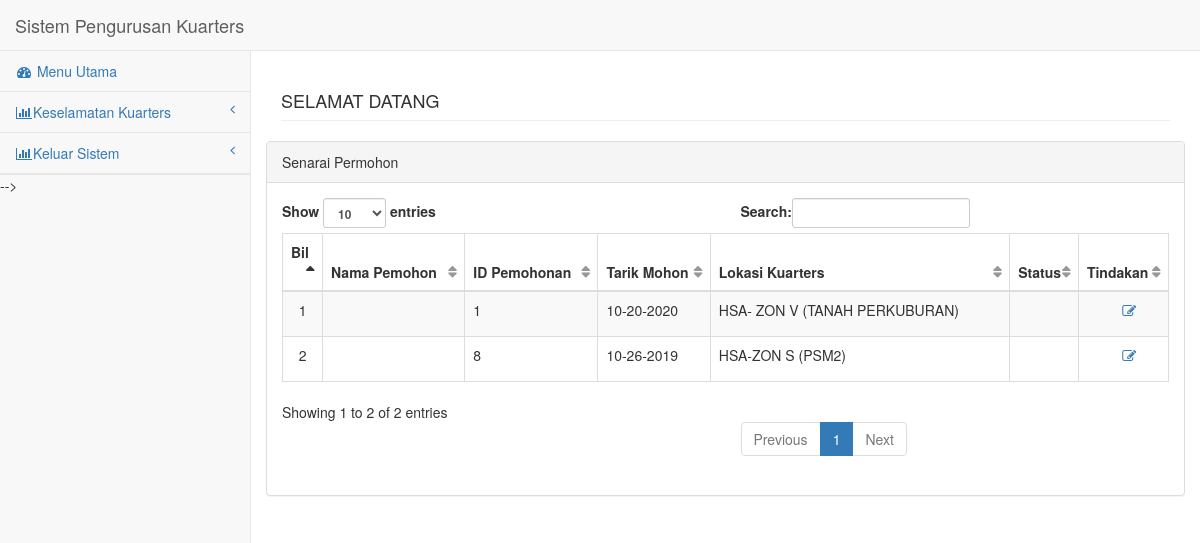
/pages/listpemohon.php, run on the app's committed database.
### tables this page shows
CREATE TABLE IF NOT EXISTS `tbl_pemohonan` (
  `p_id` int(11) NOT NULL AUTO_INCREMENT,
  `p_idstaff` int(30) NOT NULL,
  `p_tarikhmohon` date DEFAULT NULL,
  `p_lokasi` varchar(250) DEFAULT NULL,
  `p_jantina` varchar(30) DEFAULT NULL,
  `p_statusperkahwinan` int(30) DEFAULT NULL,
  `p_telrumah` varchar(20) DEFAULT NULL,
  `p_telhp` varchar(20) DEFAULT NULL,
  `p_telpejabat` varchar(20) DEFAULT NULL,
  `p_jawatan` int(30) DEFAULT NULL,
  `p_katjawatan` varchar(30) NOT NULL,
  `p_jabatan` varchar(250) DEFAULT NULL,
  `p_unit` varchar(250) DEFAULT NULL,
  `p_tmulabertugas` date DEFAULT NULL,
  `p_waktubertugas` text,
  `p_markahwaktubertugas` int(10) NOT NULL,
  `p_namapasangan` text,
  `p_icpasangan` varchar(20) NOT NULL,
  `p_katkeluarga` varchar(30) NOT NULL,
  `p_markahkeluarga` int(10) NOT NULL,
  `p_jawatanpasangan` varchar(50) DEFAULT NULL,
  `p_tkerjapasangan` text NOT NULL,
  `p_wbpasangan` text NOT NULL,
  `p_bilanak` int(11) DEFAULT NULL,
  `p_markahbilanak` int(10) NOT NULL,
  `p_alamatsekarang` text,
  `p_checkbox1` int(11) DEFAULT NULL,
  `p_checkbox2` int(11) DEFAULT NULL,
  `p_checkbox3` int(11) DEFAULT NULL,
  `p_alamatrumahsd` text,
  `p_jarakrumah` text,
  `p_sebabmohon` text,
  `p_pengesahan` text,
  `p_stathantar` varchar(30) DEFAULT NULL,
  `p_statmohon` varchar(30) DEFAULT NULL,
  `p_kelasrumah` varchar(30) NOT NULL,
  `p_alamattawaran` varchar(250) NOT NULL,
  `p_tmasuk` date DEFAULT NULL,
  `p_tkeluar` date DEFAULT NULL,
  `p_terimadepo` date DEFAULT NULL,
  `p_jumlahdepo` varchar(20) DEFAULT NULL,
  `p_resit` varchar(30) DEFAULT NULL,
  `p_totalmarkah` int(30) NOT NULL,
  PRIMARY KEY (`p_id`)
);

CREATE TABLE IF NOT EXISTS `tbl_lokasi` (
  `l_id` int(250) NOT NULL AUTO_INCREMENT,
  `l_nama` varchar(250) NOT NULL,
  `l_jabatan` int(30) NOT NULL,
  `l_buka` int(10) NOT NULL,
  `l_susun` varchar(50) NOT NULL,
  `l_status` int(50) NOT NULL DEFAULT '1',
  PRIMARY KEY (`l_id`)
);

### pages/listpemohon.php (the view, shortened to what this page needs)
<!DOCTYPE html>
<html lang="en">
<head>
<link href="../bower_components/bootstrap/dist/css/bootstrap.min.css"
	rel="stylesheet">
<link href="../bower_components/metisMenu/dist/metisMenu.min.css"
	rel="stylesheet">
<link href="../dist/css/sb-admin-2.css" rel="stylesheet">
<link href="../bower_components/font-awesome/css/font-awesome.min.css"
	rel="stylesheet" type="text/css">
</head>
<body>
</body>
<form method="post" >
    <div id="wrapper">
<?php include('leftbar.php'); ?>
<div id="page-wrapper">
    <?php
    $querynama     = "SELECT * FROM  tablepengguna WHERE nokadpengenalan = '" .$_SESSION['nokadpengenalan']."'";
    $resultnama    = mysql_query($querynama) or die(mysql_error());
    $datanama     = mysql_fetch_array($resultnama);
    $rnama   = $datanama ['namapemohon'];
    ?>
    <div class="row">
          <div class="col-lg-12">
                <h4 class="page-header"> SELAMAT DATANG <?php echo  $rnama;?></h4>
             </div>
            <div class="row">
                <div class="col-lg-12">
                    <div class="panel panel-default">
                        <div class="panel-heading">
                            Senarai Permohon
                        </div>
                        <div class="panel-body">
                            <div class="dataTable_wrapper">
                                <table class="table table-striped table-bordered table-hover" id="dataTables-example">
                                    <thead>
                                        <tr>
                                            <th>Bil</th>
                                            <th>Nama Pemohon</th>
                                            <th>ID Pemohonan</th>
                                            <th>Tarik Mohon</th>
                                            <th>Lokasi Kuarters</th>
                                            <th>Status</th>
                                            <th>Tindakan</th>
                                        </tr>
                                    </thead>
                                    <tbody>
                                    <?php
											$querymohon     = "SELECT * FROM  tbl_pemohonan ";
											$resultmohon    = mysql_query($querymohon) or die(mysql_error());
											$datamohon     = mysql_num_rows($resultmohon);
                                        if($datamohon < 1)
                                        {
                                            ?>
                                            <tr><td colspan="5" align="center"> Tiada Maklumat </td></tr>
                                            <?php
                                        }
                                        else
                                        {
                                            $sn = 1;
                                            while($datamohon2 = mysql_fetch_array($resultmohon))
                                            {
                                                $xid            = $datamohon2 ['p_id'];
                                                $xtmohon 		= $datamohon2 ['p_tarikhmohon'];
                                              	$xlokasimohon   = $datamohon2 ['p_lokasi'];
                                               	$xstatushantar  = $datamohon2 ['p_stathantar'];
                                                $xidstaff       = $datamohon2 ['p_staff'];
                                                $queryguna      = "SELECT * FROM tablepengguna WHERE id ='$xidstaff'";
                                                $resultguna     = mysql_query($queryguna) or die (mysql_error());
                                                $dataguna       = mysql_fetch_array($resultguna);
                                                $namapengguna   = $dataguna ['namapemohon'];
												$querylokasimohon   = "SELECT * FROM  tbl_lokasi WHERE l_id = '$xlokasimohon'";
												$resultlokasimohon  = mysql_query($querylokasimohon) or die(mysql_error());
												$datalokasimohon    = mysql_fetch_array($resultlokasimohon);
												$ylokasi       		= $datalokasimohon['l_nama'];
                                                $querystatus   = "SELECT * FROM  tbl_stathantar WHERE h_id = '$xstatushantar'";
                                                $resultstatus  = mysql_query($querystatus) or die(mysql_error());
                                                $datastatus    = mysql_fetch_array ($resultstatus);
                                                $yhantar        = $datastatus['h_nama'];
                                            ?>
                                                <tr class="odd gradeX">
                                                    <td align='center'><?php echo $sn?></td>
                                                    <td><?php echo htmlentities(strtoupper($namapengguna));?></td>
                                                    <td><?php echo htmlentities(strtoupper($xid));?></td>
                                                    <td><?php echo htmlentities(strtoupper(date("m-d-Y", strtotime($xtmohon))));?></td>
                                                    <td><?php echo htmlentities(strtoupper($ylokasi ));?></td>
                                                    <td><?php echo htmlentities(strtoupper($yhantar ));?></td>
                                                    <td align='center'>&nbsp;&nbsp;<a href="kemaskinipermohonan.php?id=<?php echo htmlentities($xid);?>">
                                                        <p class="fa fa-edit"></p></a>
                                                    </td>
                                                </tr>
                                                <?php
                                                $sn++;
                                            }
                                        }
                                        ?>
                                    </tbody>
                                </table>
                            </div>
                        </div>
                    </div>
            </div>
    </div>
</div>
</div>
</body>
</html>

### pages/leftbar.php (shortened to what this page needs)
 <?php
  $authlevel2  = $_SESSION['authlevel'];
?>
<!DOCTYPE html>
<html lang="en">
<head>
    <link href="../bower_components/bootstrap/dist/css/bootstrap.min.css" rel="stylesheet">
    <link href="../bower_components/metisMenu/dist/metisMenu.min.css" rel="stylesheet">
    <link href="../dist/css/sb-admin-2.css" rel="stylesheet">
    <link href="../bower_components/font-awesome/css/font-awesome.min.css" rel="stylesheet" type="text/css">
</head>
<body>
    <div id="wrapper">
<nav class="navbar navbar-default navbar-static-top" role="navigation"
			style="margin-bottom: 0">
			<div class="navbar-header">
				<a class="navbar-brand" href="index.html">Sistem Pengurusan Kuarters</a>
			</div>
						 <div class="navbar-default sidebar" role="navigation">
                <div class="sidebar-nav navbar-collapse">
                    <?php
                    if($authlevel2==2)
                    {
                    ?>
                    <ul class="nav" id="side-menu">
                        <li>
                            <a href="?"><i class="fa fa-dashboard fa-fw"></i> Menu Utama</a>
                        </li>
                        <li>
                            <a href="#"><i class="fa fa-bar-chart-o fa-fw"></i>Permohonan <span class="fa arrow"></span></a>
                            <ul class="nav nav-second-level">
                               <li>
                                <a href="registerpermohonan.php" >Permohonan Baru</a>
                              </li>
                               <li>
                                <a href="listpemohon.php" >Senarai Permohonan</a>
                               </li>
                                <li>
                                <a href="#">Cetakan permohonan</a>
                               </li>
                          </ul>
                      </li>
                      <li>
                            <a href="#"><i class="fa fa-bar-chart-o fa-fw"></i>Penghuni <span class="fa arrow"></span></a>
                            <ul class="nav nav-second-level">
                                 <li>
                                    <a href="#">Aduan Kerosakan</a>
                                </li>
                                <li>
                                    <a href="#">Pembahruan Kontrak</a>
                                </li>
                          </ul>
                      </li>
                      <li>
                      	<a href="logout.php"><i class="fa fa-bar-chart-o fa-fw"></i>Keluar Sistem<span class="fa arrow"></span></a>
                     </li>
                  </ul>
                  <!-- <?php
                    }
                    else
                    {
                        ?>
                        <ul class="nav" id="side-menu">
                        <li>
                            <a href="?"><i class="fa fa-dashboard fa-fw"></i> Menu Utama</a>
                        </li>
                        <li> <a href="#"><i class="fa fa-bar-chart-o fa-fw"></i>Keselamatan Kuarters <span class="fa arrow"></span></a>
                        </li>
                        <li> <a href="logout.php"><i class="fa fa-bar-chart-o fa-fw"></i>Keluar Sistem<span class="fa arrow"></span></a></li>
                        <li></li>
                    </ul>
                    <?php
                    }
                    ?> -->
                </div>
            </div>
        </nav>
            </div>
        </div>
</body>
</html>

### data on the page
tbl_pemohonan: p_id "1", p_tarikhmohon "10-20-2020", tbl_lokasi.l_nama "HSA- ZON V (TANAH PERKUBURAN)"
tbl_pemohonan: p_id "8", p_tarikhmohon "10-26-2019", tbl_lokasi.l_nama "HSA-ZON S (PSM2)"
